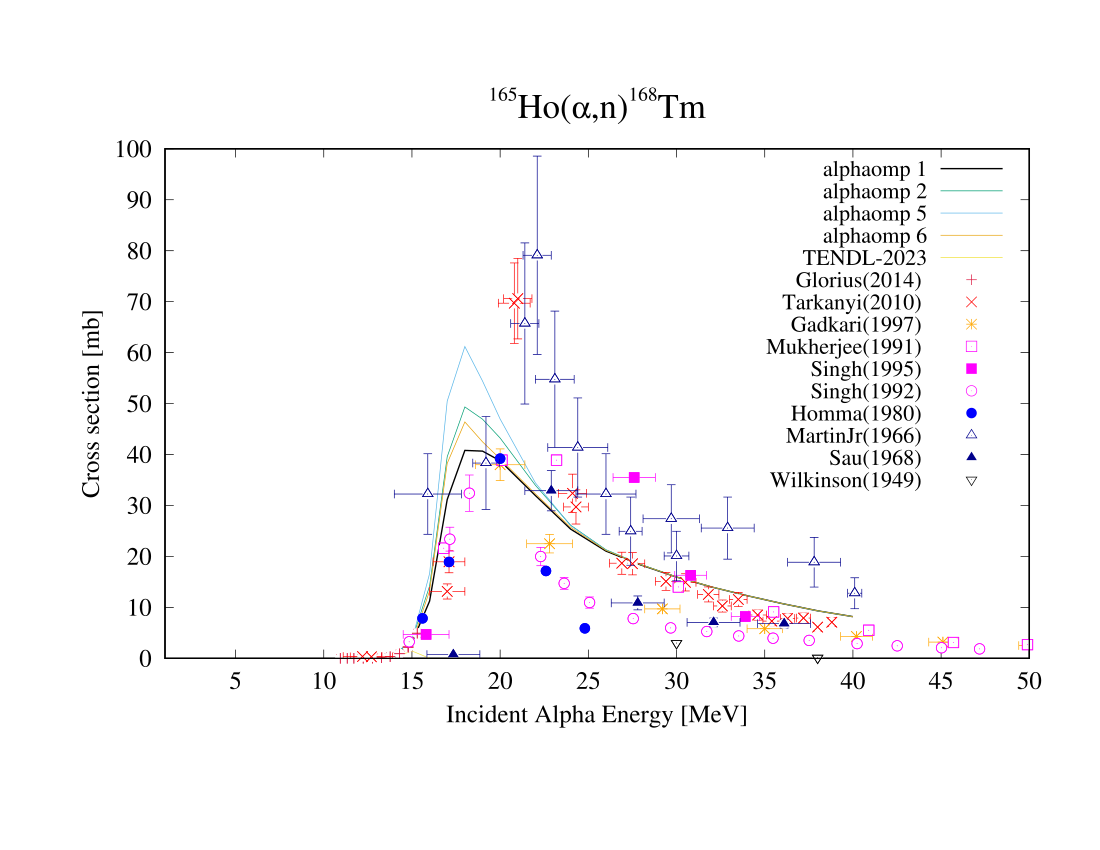

Generate this figure with gnuplot:
set xlabel "Incident Alpha Energy [MeV]" font ",18"
set ylabel "Cross section [mb]" font ",18" offset 0
set bmargin 5
set title "^{/=14 165}Ho({/=22{/Symbol a}},{/=25{n}})^{/=14 168}Tm" font ",25"
#
set pointsize 1.2
set xtics font "Times-Roman, 18" 
set ytics font "Times-Roman, 18"
#
# Setting of the axis format  
#
set format x "%G"
set format y "%G"
#
#  Setting of the legend location  
#
set key font ",16"
set key top right 
#set grid x
#set grid y
# show grid
# 
set term postscript enhanced font "Times-Roman,16" color
set output "a-Ho165-omp.eps"
#
set style line 10 linetype 1 linewidth 3 linecolor rgb "black" 
#
#
#
######################################################################################
#
# If you want to have only solid lines then uncomment line below !!!
#  
#  a/ tick solid lines, b/ thinner solid lines, c/ dashed lines (acceptable for papers!) 
#
# set style line 1 linetype 1  linewidth 6 linecolor rgb "black"
set style line 1 linetype 1  linewidth 2 linecolor rgb "black"
# set style line 1 linetype 1  linewidth 2 linecolor rgb "black" dashtype '-..'
#
#######################################################################################
set style line 11 pointtype 1 linecolor rgb "#DC143C "
set style line 12 pointtype 2 linecolor rgb "red "
set style line 13 pointtype 3 linecolor rgb "orange "
set style line 14 pointtype 4 linecolor rgb "magenta "
set style line 15 pointtype 5 linecolor rgb "magenta "
set style line 16 pointtype 6 linecolor rgb "magenta "
set style line 17 pointtype 7 linecolor rgb "blue "
set style line 18 pointtype 8 linecolor rgb "#00008B "
set style line 19 pointtype 9 linecolor rgb "#00008B "
set style line 20 pointtype 10 linecolor rgb "black "
plot [1.:50][1.95032808E-05:100.] \
"/Users/koning/talys/samples/a-Ho165-omp1/org/rp069168.tot" u ( $1 > 0. ? $1 : 1.e-10 ):( $2 > 0. ? $2 : 1.e-10 ) t "alphaomp 1" w lines linestyle 1, \
"/Users/koning/talys/samples/a-Ho165-omp2/org/rp069168.tot" u ( $1 > 0. ? $1 : 1.e-10 ):( $2 > 0. ? $2 : 1.e-10 ) t "alphaomp 2" w lines linestyle 2, \
"/Users/koning/talys/samples/a-Ho165-omp5/org/rp069168.tot" u ( $1 > 0. ? $1 : 1.e-10 ):( $2 > 0. ? $2 : 1.e-10 ) t "alphaomp 5" w lines linestyle 3, \
"/Users/koning/talys/samples/a-Ho165-omp6/org/rp069168.tot" u ( $1 > 0. ? $1 : 1.e-10 ):( $2 > 0. ? $2 : 1.e-10 ) t "alphaomp 6" w lines linestyle 4, \
"/Users/koning/libraries/a/Ho165/tendl.2023/tables/xs/a-Ho165-MT004.tendl.2023" u ( $1 > 0. ? $1 : 1.e-10 ):( $3 > 0. ? $3 : 1.e-10 ) t "TENDL-2023" w lines linestyle 5, \
"/Users/koning/libraries/a/Ho165/exfor/xs/004/a-Ho165-MT004-Glorius-C2119003.2014" u ( $1 > 0. ? $1 : 1.e-10 ):( $3 > 0. ? $3 : 1.e-10 ):2:4 w xyerrorbars notitle linestyle 11, \
"/Users/koning/libraries/a/Ho165/exfor/xs/004/a-Ho165-MT004-Glorius-C2119003.2014" u ( $1 > 0. ? $1 : 1.e-10 ):( $3 > 0. ? $3 : 1.e-10 ) w points t "Glorius(2014) " linestyle 11, \
"/Users/koning/libraries/a/Ho165/exfor/xs/004/a-Ho165-MT004-Tarkanyi-D4275002.2010" u ( $1 > 0. ? $1 : 1.e-10 ):( $3 > 0. ? $3 : 1.e-10 ):2:4 w xyerrorbars notitle linestyle 12, \
"/Users/koning/libraries/a/Ho165/exfor/xs/004/a-Ho165-MT004-Tarkanyi-D4275002.2010" u ( $1 > 0. ? $1 : 1.e-10 ):( $3 > 0. ? $3 : 1.e-10 ) w points t "Tarkanyi(2010) " linestyle 12, \
"/Users/koning/libraries/a/Ho165/exfor/xs/004/a-Ho165-MT004-Gadkari-D0068002.1997" u ( $1 > 0. ? $1 : 1.e-10 ):( $3 > 0. ? $3 : 1.e-10 ):2:4 w xyerrorbars notitle linestyle 13, \
"/Users/koning/libraries/a/Ho165/exfor/xs/004/a-Ho165-MT004-Gadkari-D0068002.1997" u ( $1 > 0. ? $1 : 1.e-10 ):( $3 > 0. ? $3 : 1.e-10 ) w points t "Gadkari(1997) " linestyle 13, \
"/Users/koning/libraries/a/Ho165/exfor/xs/004/a-Ho165-MT004-Mukherjee-D4225004.1991" u ( $1 > 0. ? $1 : 1.e-10 ):( $3 > 0. ? $3 : 1.e-10 ):2:4 w xyerrorbars notitle linestyle 14, \
"/Users/koning/libraries/a/Ho165/exfor/xs/004/a-Ho165-MT004-Mukherjee-D4225004.1991" u ( $1 > 0. ? $1 : 1.e-10 ):( $3 > 0. ? $3 : 1.e-10 ) w points t "Mukherjee(1991) " linestyle 14, \
"/Users/koning/libraries/a/Ho165/exfor/xs/004/a-Ho165-MT004-Singh-D4195002.1995" u ( $1 > 0. ? $1 : 1.e-10 ):( $3 > 0. ? $3 : 1.e-10 ):2:4 w xyerrorbars notitle linestyle 15, \
"/Users/koning/libraries/a/Ho165/exfor/xs/004/a-Ho165-MT004-Singh-D4195002.1995" u ( $1 > 0. ? $1 : 1.e-10 ):( $3 > 0. ? $3 : 1.e-10 ) w points t "Singh(1995) " linestyle 15, \
"/Users/koning/libraries/a/Ho165/exfor/xs/004/a-Ho165-MT004-Singh-O1085002.1992" u ( $1 > 0. ? $1 : 1.e-10 ):( $3 > 0. ? $3 : 1.e-10 ):2:4 w xyerrorbars notitle linestyle 16, \
"/Users/koning/libraries/a/Ho165/exfor/xs/004/a-Ho165-MT004-Singh-O1085002.1992" u ( $1 > 0. ? $1 : 1.e-10 ):( $3 > 0. ? $3 : 1.e-10 ) w points t "Singh(1992) " linestyle 16, \
"/Users/koning/libraries/a/Ho165/exfor/xs/004/a-Ho165-MT004-Homma-D4222012.1980" u ( $1 > 0. ? $1 : 1.e-10 ):( $3 > 0. ? $3 : 1.e-10 ):2:4 w xyerrorbars notitle linestyle 17, \
"/Users/koning/libraries/a/Ho165/exfor/xs/004/a-Ho165-MT004-Homma-D4222012.1980" u ( $1 > 0. ? $1 : 1.e-10 ):( $3 > 0. ? $3 : 1.e-10 ) w points t "Homma(1980) " linestyle 17, \
"/Users/koning/libraries/a/Ho165/exfor/xs/004/a-Ho165-MT004-MartinJr-R0052004.1966" u ( $1 > 0. ? $1 : 1.e-10 ):( $3 > 0. ? $3 : 1.e-10 ):2:4 w xyerrorbars notitle linestyle 18, \
"/Users/koning/libraries/a/Ho165/exfor/xs/004/a-Ho165-MT004-MartinJr-R0052004.1966" u ( $1 > 0. ? $1 : 1.e-10 ):( $3 > 0. ? $3 : 1.e-10 ) w points t "MartinJr(1966) " linestyle 18, \
"/Users/koning/libraries/a/Ho165/exfor/xs/004/a-Ho165-MT004-Sau-D0600002.1968" u ( $1 > 0. ? $1 : 1.e-10 ):( $3 > 0. ? $3 : 1.e-10 ):2:4 w xyerrorbars notitle linestyle 19, \
"/Users/koning/libraries/a/Ho165/exfor/xs/004/a-Ho165-MT004-Sau-D0600002.1968" u ( $1 > 0. ? $1 : 1.e-10 ):( $3 > 0. ? $3 : 1.e-10 ) w points t "Sau(1968) " linestyle 19, \
"/Users/koning/libraries/a/Ho165/exfor/xs/004/a-Ho165-MT004-Wilkinson-D4215004.1949" u ( $1 > 0. ? $1 : 1.e-10 ):( $3 > 0. ? $3 : 1.e-10 ):2:4 w xyerrorbars notitle linestyle 20, \
"/Users/koning/libraries/a/Ho165/exfor/xs/004/a-Ho165-MT004-Wilkinson-D4215004.1949" u ( $1 > 0. ? $1 : 1.e-10 ):( $3 > 0. ? $3 : 1.e-10 ) w points t "Wilkinson(1949) " linestyle 20, \
